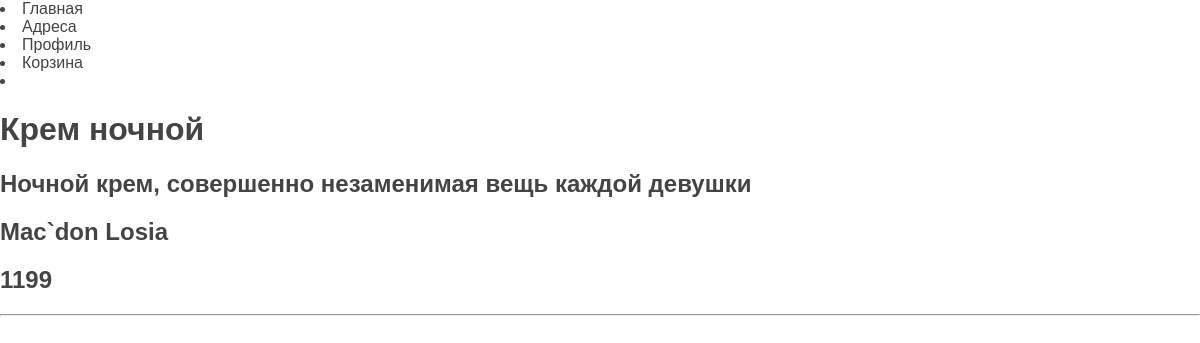
Before: / with the older database file.
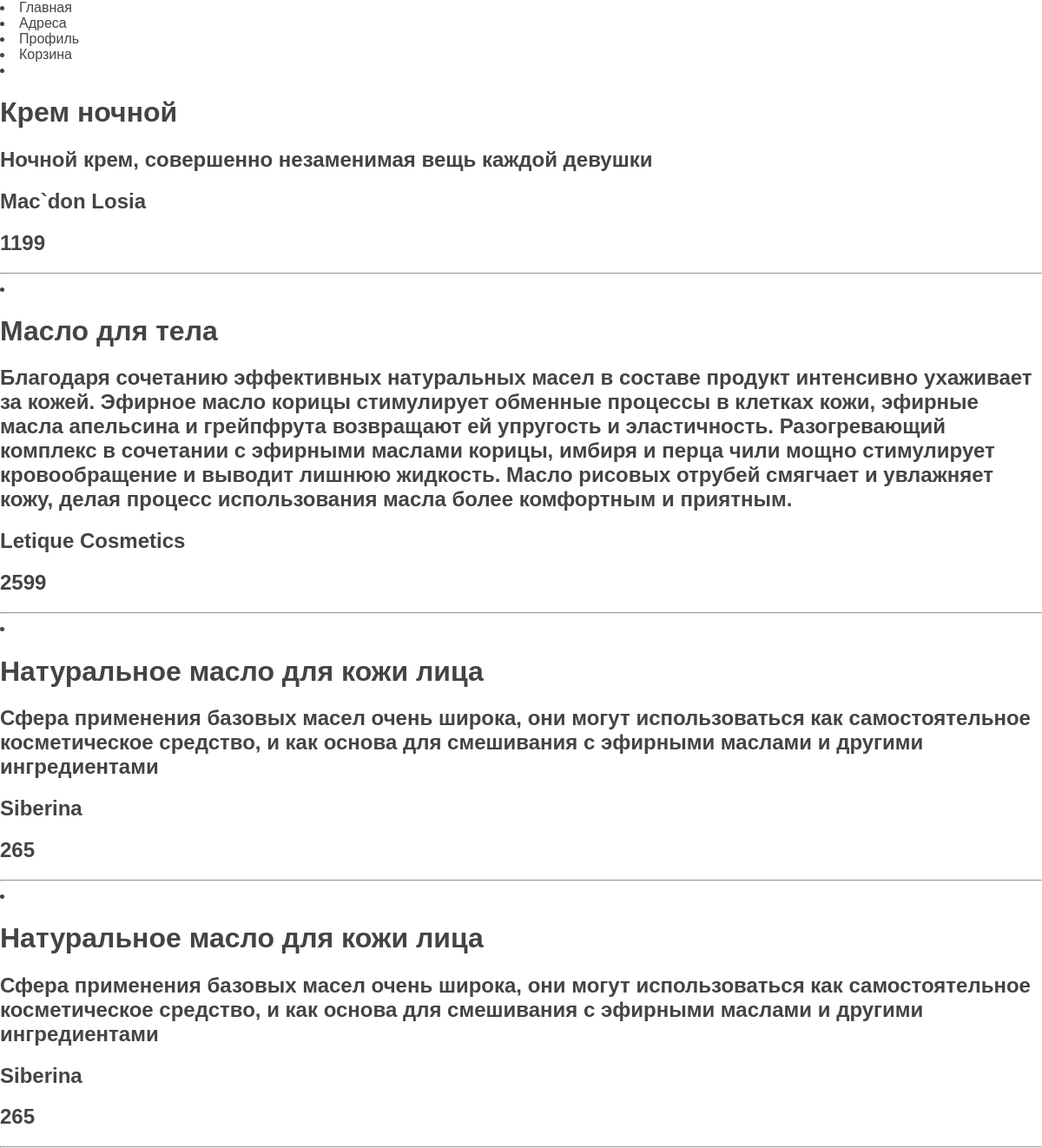
After: the same page with the newer database file.
### welcomenstat/models.py (models this page shows, shortened)
class cosmetics(models.Model):
    title = models.CharField(max_length=255)
    description = models.TextField(blank=True)
    cost = models.CharField(max_length=255)
    seller = models.CharField(max_length=255)
    image_pic = models.ImageField(upload_to='photos/%Y/%m/%d/')
    date_created = models.DateField(auto_now_add=True)
    active = models.BooleanField(default=False)

### welcomenstat/views.py (the view)
# urls.py: path('', views.main_page),
def main_page(request):
    pos = cosmetics.objects.all()
    return render(request, 'welcome_temp/main_stat.html', {'posit':pos, 'menu': menu})

### templates/welcome_temp/main_stat.html
{% extends 'welcome_temp/base.html' %}
{% block content %}
    {% for i in posit %}
    <li>
        <h1> {{ i.title }} </h1>
        <h2> {{ i.description }} </h2>
        <h2> {{ i.seller }} </h2>
        <h2> {{ i.cost }} </h2>
    </li>
        <hr>
    {% endfor %}
{% endblock %}

### templates/welcome_temp/base.html (shortened to what this page needs)
{% load static %}
<!DOCTYPE html>
<html lang="en">
<head>
    <link type="text/css" href="{% static 'welcome_stat/css/styles.css' %}" rel = "stylesheet"/>
</head>
<body>
{% block header_site %}
    {% for i in menu %}
        <li>{{ i }}</li>
    {% endfor %}
{% endblock %}
{% block content %}
{% endblock %}
</body>
</html>

### static/welcome_stat/css/styles.css (style rules this page uses)
html, body { font-family: 'Arial'; margin: 0; padding: 0; height: 100%; width: 100%; color: #444; }

Changed rows visible on the page:
added cosmetics: title "Масло для тела", description "Благодаря сочетанию эффективных натуральных масел в составе продукт интенсивно ухаживает за кожей. Эфирное масло корицы стимулирует обменные процессы в клетках кожи, эфирные масла апельсина и грейпфрута возвращают ей упругость и эластичность. Разогревающий комплекс в сочетании с эфирными маслами корицы, имбиря и перца чили мощно стимулирует кровообращение и выводит лишнюю жидкость. Масло рисовых отрубей смягчает и увлажняет кожу, делая процесс использования масла более комфортным и приятным.", seller "Letique Cosmetics", cost "2599"
added cosmetics: title "Натуральное масло для кожи лица", description "Сфера применения базовых масел очень широка, они могут использоваться как самостоятельное косметическое средство, и как основа для смешивания с эфирными маслами и другими ингредиентами", seller "Siberina", cost "265"
added cosmetics: title "Натуральное масло для кожи лица", description "Сфера применения базовых масел очень широка, они могут использоваться как самостоятельное косметическое средство, и как основа для смешивания с эфирными маслами и другими ингредиентами", seller "Siberina", cost "265"
